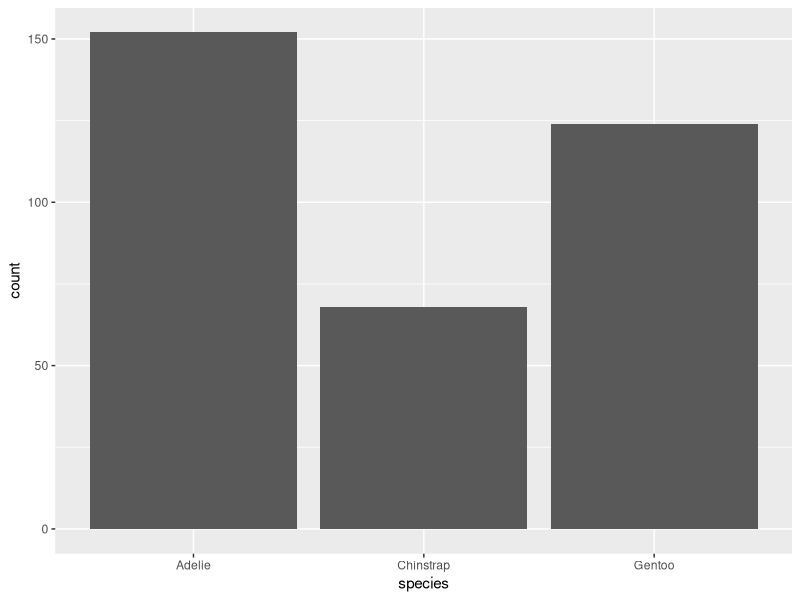
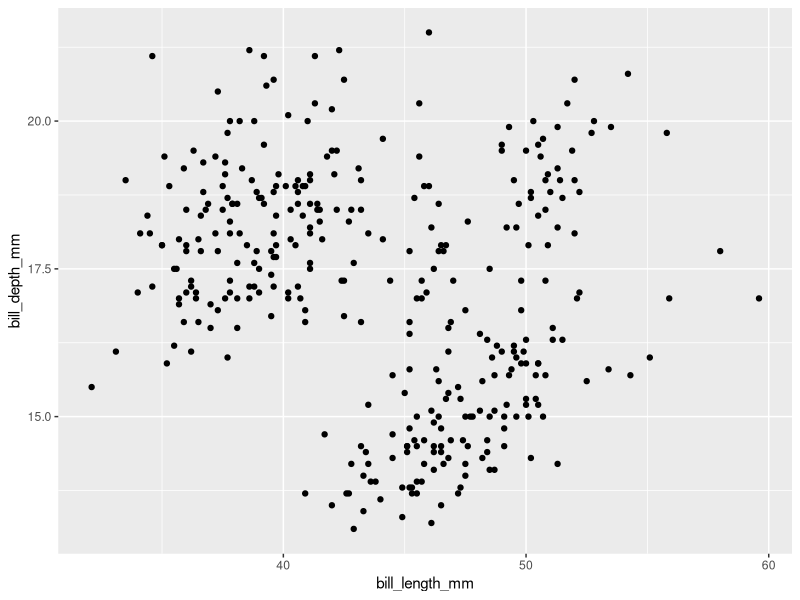

These figures' R source, in order:
## ---- chunk 1
#| label: setup
#install.packages("palmerpenguins")
library(tidyverse)
library(palmerpenguins)
## ---- chunk 2
#| label: load-data

data(penguins)
## ---- chunk 3
#| label: barchart
ggplot(data=penguins, aes(x=species)) + 
  geom_bar()
## ---- chunk 4
#| label: scatterplot
ggplot(data=penguins, aes( x=bill_length_mm, y=bill_depth_mm)) +
  geom_point()
## ---- chunk 5
#| label: scatterplot-with-one-categorical-variable

## ---- chunk 6
#| label: scatterplot-with-two-categorical-variables

